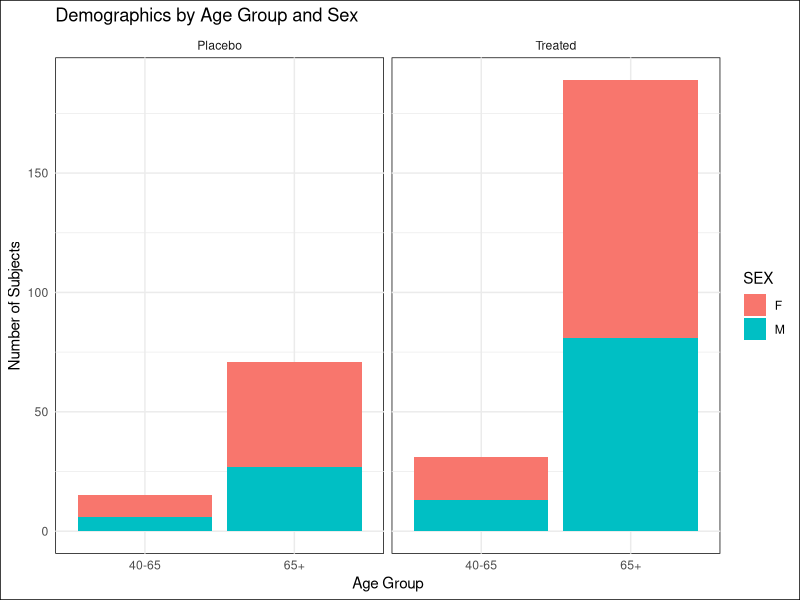

The R source for this figure:
# 04_summary_adsl.R
# Step 5: Summarize ADSL (Demographics)

library(readr)
library(dplyr)
library(ggplot2)

# Load ADSL (subject-level dataset)
adsl <- read_csv("adam/adsl.csv", show_col_types = FALSE)

# Create summary: Age group & Sex by treatment arm
demo_summary <- adsl %>%
  group_by(TRT_FLAG, AGEGRP, SEX) %>%
  summarise(N = n_distinct(USUBJID), .groups = "drop")

# Save summary table
if (!dir.exists("tlf")) dir.create("tlf")
write_csv(demo_summary, "tlf/demographics_summary.csv")

cat("Demographics summary table saved to tlf/demographics_summary.csv\n")

# Create stacked bar chart 
plot <- ggplot(demo_summary, aes(x = AGEGRP, y = N, fill = SEX)) +
  geom_bar(stat = "identity", position = "stack") +
  facet_wrap(~TRT_FLAG) +
  labs(title = "Demographics by Age Group and Sex",
       x = "Age Group", y = "Number of Subjects") +
  theme_minimal() +
  theme(
    panel.background = element_rect(fill = "white"),
    plot.background = element_rect(fill = "white")
  )

ggsave("tlf/demographics_plot.png", plot, width = 7, height = 5, bg = "white")

